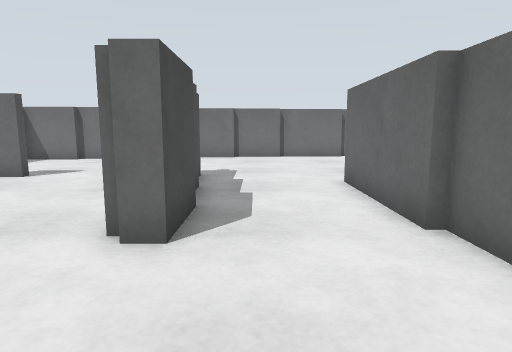
View 1 (above)

16 first-person views from a walk through a Gazebo world. The camera is 0.29 m above the floor, tilts 8° down and sees 75° across. The floor is counted in squares, 0.2 m on a side. Each view is taken from the middle of a square. On the plan, view 1 faces up. The plan holds only what a view shows up to about 15 squares ahead; the rest is blank. The place goes on beyond the plan.

View 2
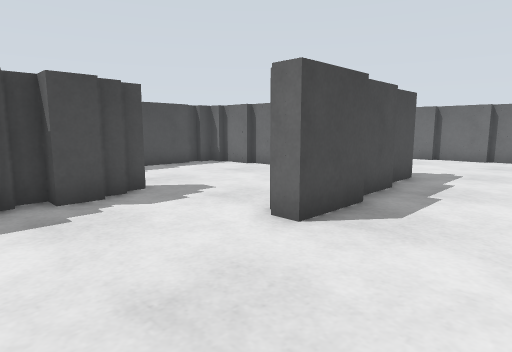

View 3
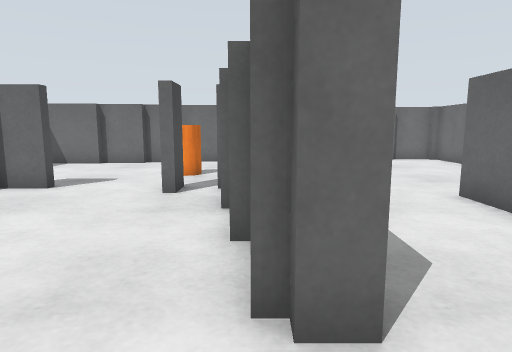

View 4
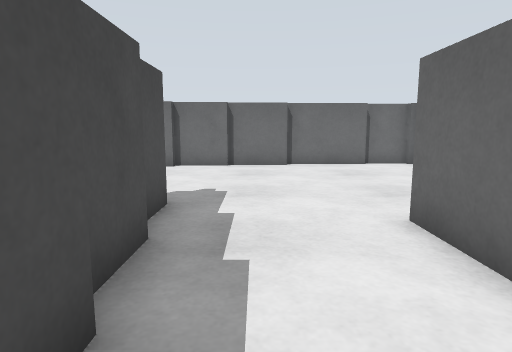

View 5
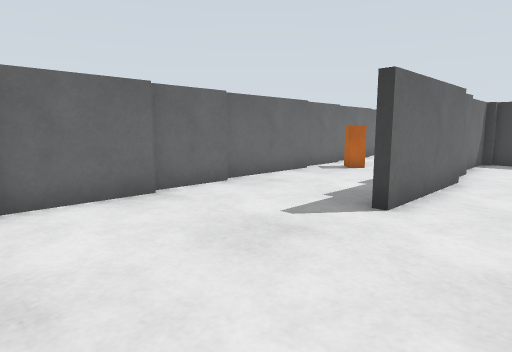

View 6
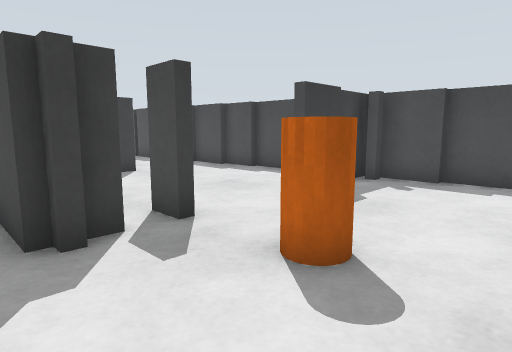

View 7
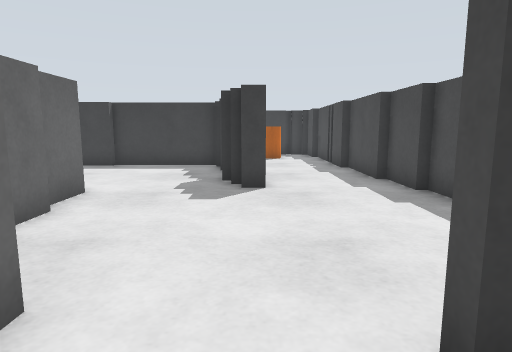

View 8
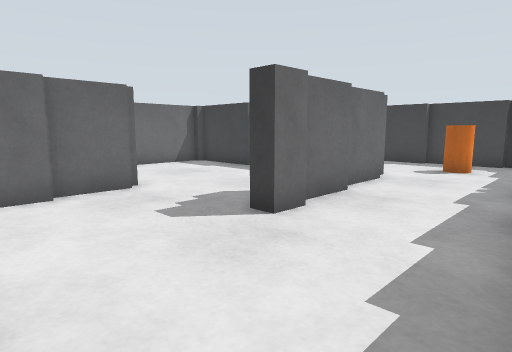

View 9
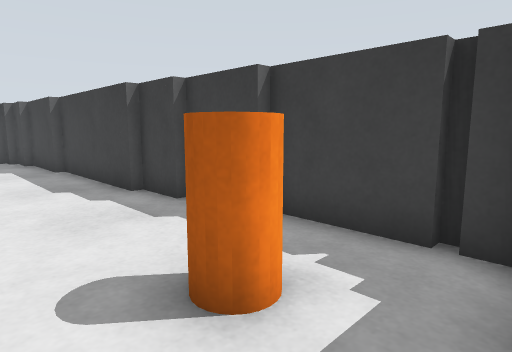

View 10
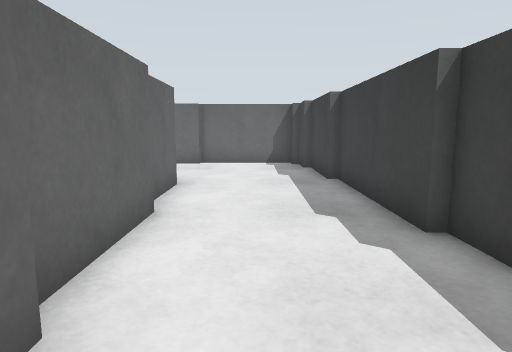

View 11
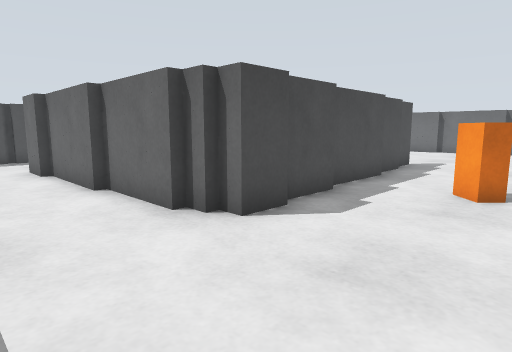

View 12
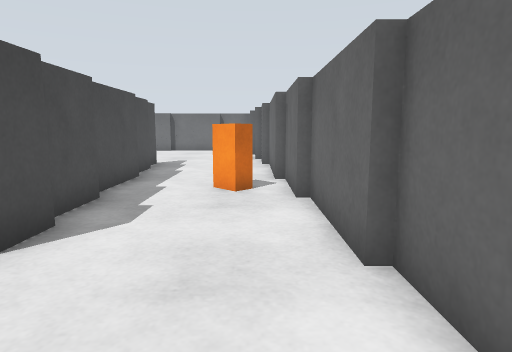

View 13
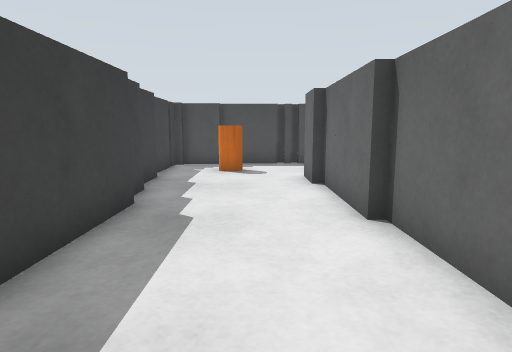

View 14
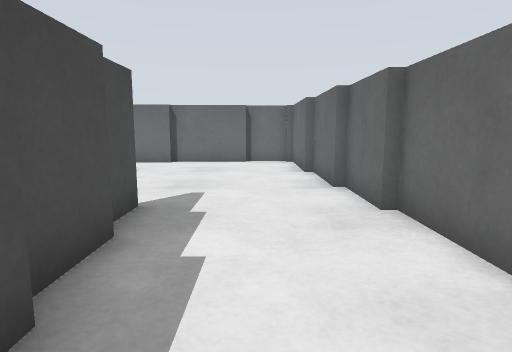

View 15
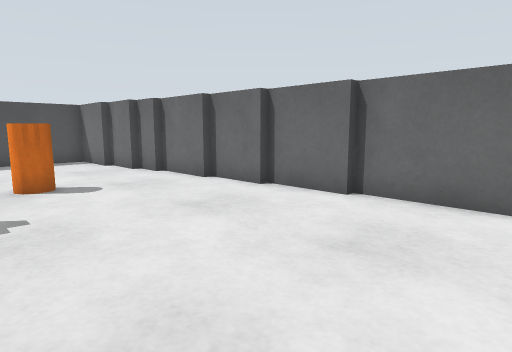

View 16
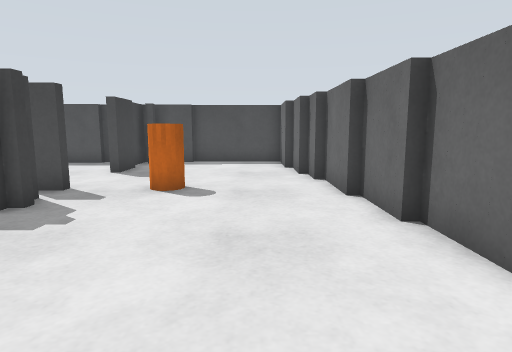

### Floor plan
Points are (right, up) in squares from view 1. A wall is a line through its corners. A room is listed if a view was taken in it or the views show most of it. See-through windows are left out.
Room 1 (views 1, 2, 3, 4, 5, 6, 7, 8, 15, 16)
walls: (-3.8, 9.5) (-4.2, 9.5); (-3, 10.4) (-2.4, 10.4); (-2.1, 10.4) (-1.7, 10.4) (-1.7, 8.8); (-1.4, 8.4) (-1.4, 6.8); (-4.2, 10.4) (-3.8, 10.4); (-2.3, 6.1) (-2.3, 7.1); (-1.1, 6.2) (-1.1, 4.1) (-1.7, 4.1) (-1.7, 4.4) (-2, 4.4) (-2, 6.1); (-8.4, 9.8) (-9.8, 9.8); (-8.8, 10.4) (-7.1, 10.4) (-7.1, 10.1) (-8.4, 10.1); (-5.3, 3.2) (-5.3, 2.6); (-5, 2.6) (-5, 1.7); (-6.2, 2.9) (-6.2, 3.8) (-5.6, 3.8) (-5.6, 3.2); (2.5, 4.7) (2.5, 9.2) (2.8, 9.2) (2.8, 8); (-10.4, 8.4) (-10.4, 5.6); (-10.7, 8.9) (-10.7, 8.2); (-5.6, 1.7) (-5.6, 1.1); (-10.1, 5.6) (-10.1, 4.1) (-9.8, 4.1) (-9.8, 2.2); (-3.1, 17) (-5.6, 17); (-5.6, 16.7) (-6.9, 16.7); (-6.8, 16.4) (-8.6, 16.4) (-8.6, 16.1) (-11, 16.1) (-11, 12.2); (-10.7, 12.2) (-10.7, 10.1) (-9.1, 10.1); (-1.1, 17.3) (-3.2, 17.3); (-5.9, 0.8) (-5.9, 2.5); (2.8, 2.5) (2.8, 4.7); (-9.5, 2.4) (-9.5, -0.8); (1.3, 17.6) (-1.2, 17.6); (7, 11.3) (7, 14.4); (7.3, 8.9) (7.3, 11.3); (-0.2, -1.3) (2.8, -1.3); (-4.4, -1.6) (-0.2, -1.6); (6.7, 14.2) (6.7, 18); (3, -1) (3, 1.9); (4.6, 17.9) (1.3, 17.9); (6.4, 18.2) (4.5, 18.2)
ways out: opening at (-7.5, -0.5) to room 2; opening at (5, 8) to room 2
objects: orange cylinder (-4, 13)
Room 2 (views 9, 10, 11, 12, 13, 14)
walls: (-0.1, -2.2) (-3.9, -2.2); (3.4, -1.6) (2.8, -1.6) (2.8, -1.9) (-0.2, -1.9); (-1.5, -6.4) (3.7, -6.4) (3.7, -6.1) (6.8, -6.1); (4, 0) (4, -1.3) (3.2, -1.3); (-3.8, -2.5) (-5.4, -2.5); (-2.9, -6.7) (-1.4, -6.7); (3.7, 2.1) (3.7, 0.2); (6.6, -5.8) (7.9, -5.8); (-5.6, -1.6) (-5.6, 0.4); (7.8, -5.5) (8.5, -5.5) (8.5, -1.5); (-5.1, -7) (-2.9, -7); (8.2, -1.6) (8.2, 2); (7.9, 2) (7.9, 4.8); (3.4, 5.4) (3.4, 2.4); (-7.8, -7.3) (-5, -7.3); (7.6, 4.6) (7.6, 9); (-9.2, -3) (-9.2, -5.5); (-8.9, -5.5) (-8.9, -7); (-9.2, -2.4) (-9.2, -2.9); (-9.2, -0.6) (-9.2, -2.2) (-9.6, -2.2); (-8.6, -7.3) (-8, -7.3); (3.1, 7.5) (3.1, 5.6)
ways out: opening at (-7.5, -0.5) to room 1; opening at (5, 8) to room 1
objects: orange cylinder (-7, -5); orange box (6, 3) to (7, 4)

Where each view was taken, in squares from view 1:
view 1: 0 up, 0 right, facing up
view 2: 0 up, 2 right, facing up-left
view 3: 2 up, 2 left, facing up
view 4: 4 up, 0 right, facing up
view 5: 15 up, 0 right, facing down-right
view 6: 15 up, 1 left, facing down-left
view 7: 12 up, 6 left, facing down
view 8: 8 up, 10 left, facing down-right
view 9: 3 down, 9 left, facing down-right
view 10: 4 down, 6 left, facing right
view 11: 5 down, 8 right, facing up-left
view 12: 5 down, 7 right, facing up
view 13: 4 down, 5 right, facing left
view 14: 3 up, 5 right, facing up
view 15: 11 up, 5 right, facing up-left
view 16: 15 up, 4 right, facing left
